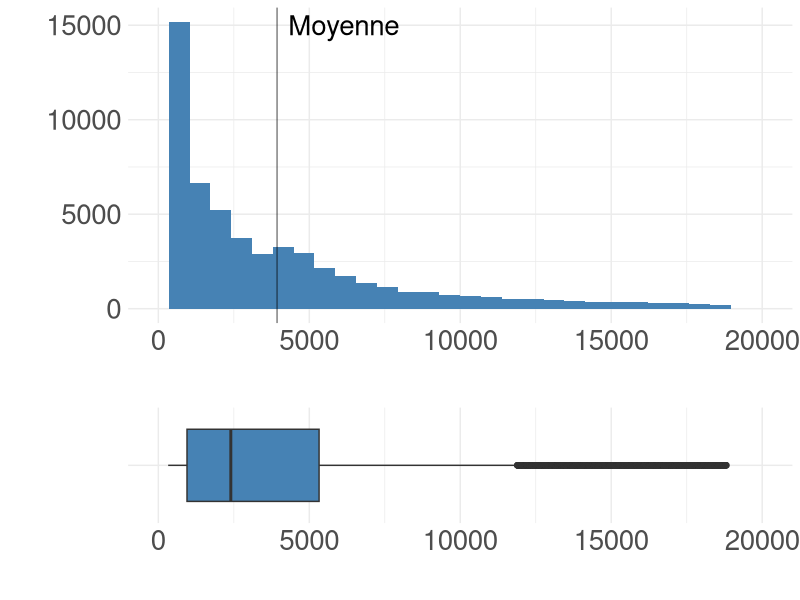
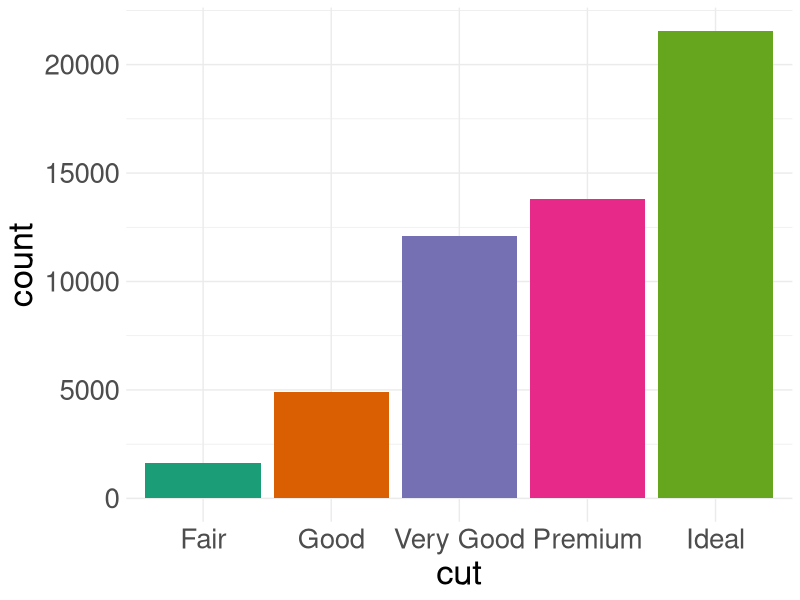
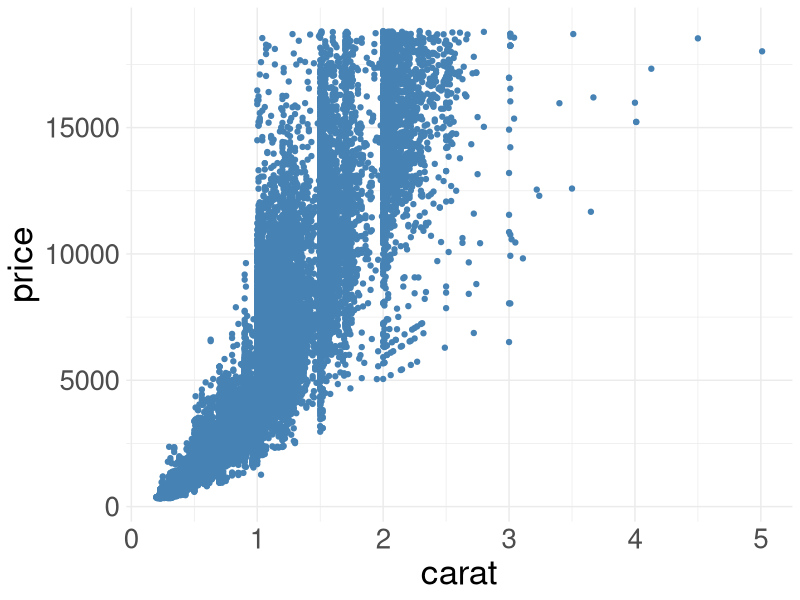
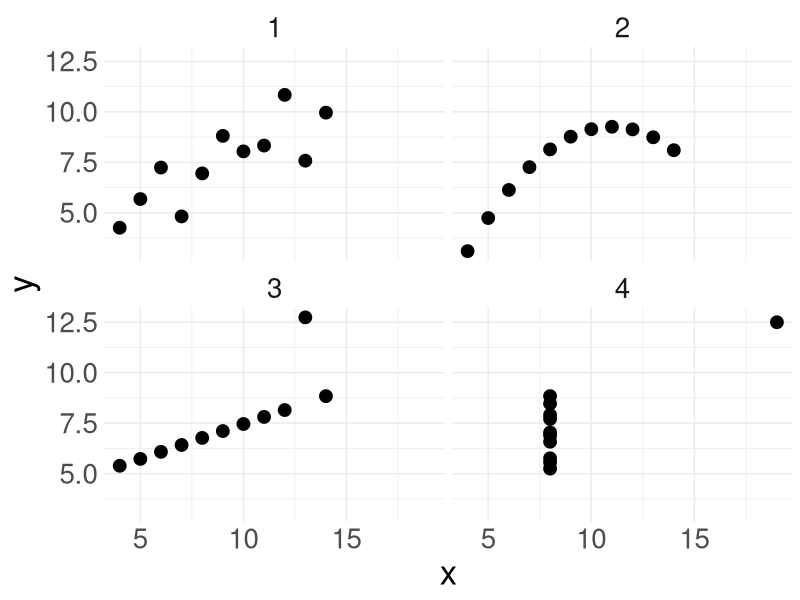
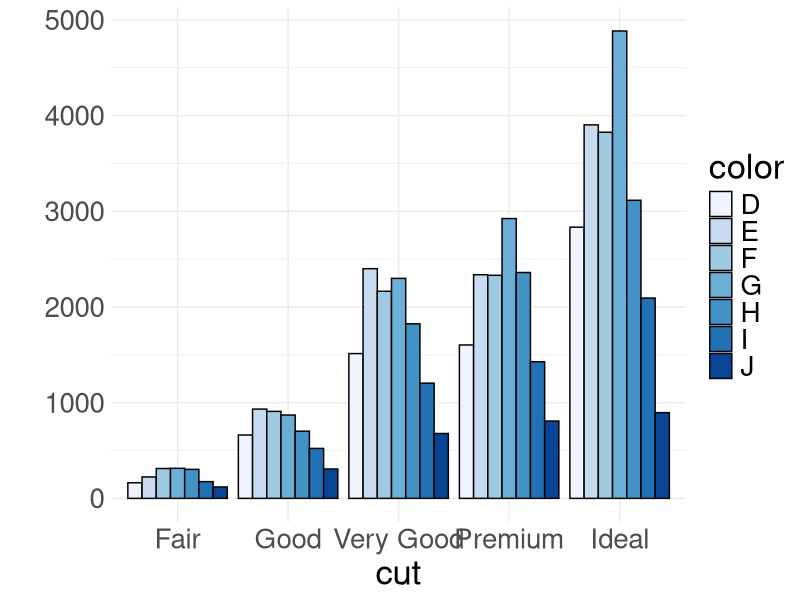
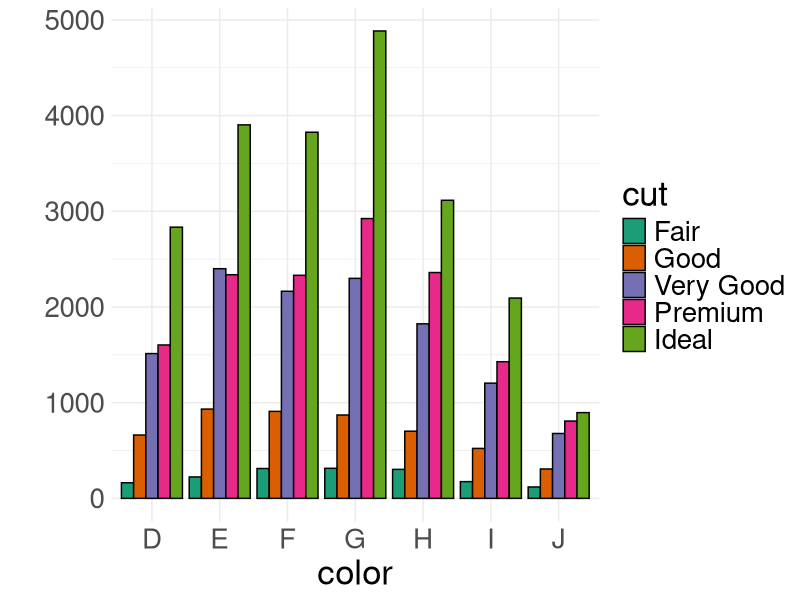
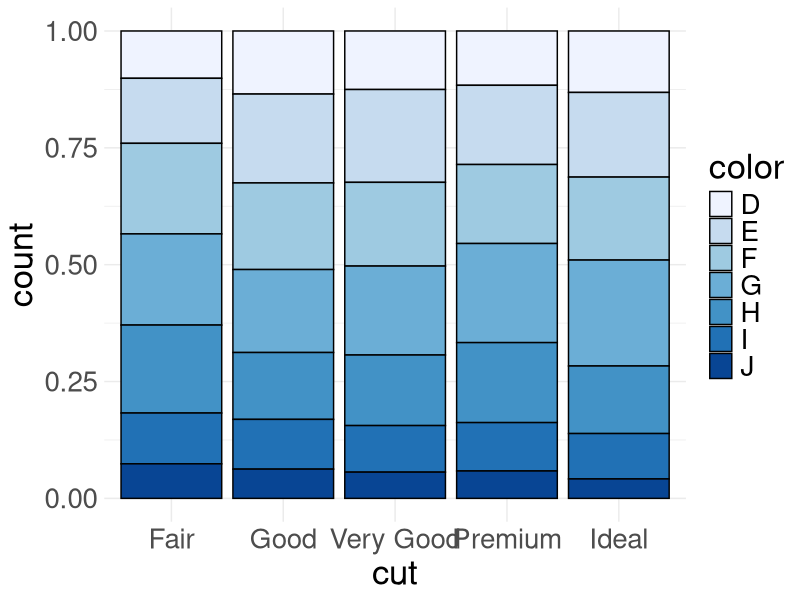
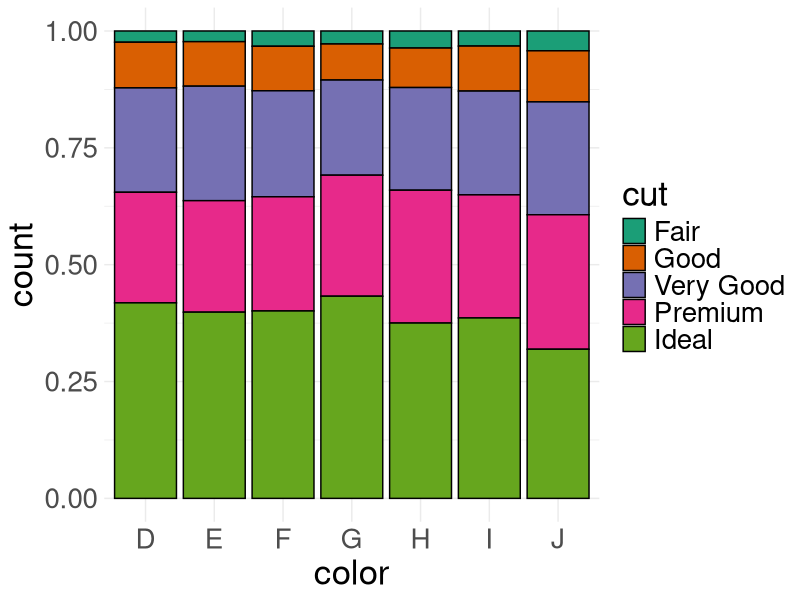

Reproduce these figures in R, in order.
## ---- chunk 1
knitr::opts_chunk$set(echo = FALSE)
library(tidyverse)
library(knitr)
library(kableExtra)
## ---- chunk 2
kable(diamonds %>% slice(sample(1:nrow(diamonds), 10)), format = "latex") %>%
  kable_styling(position = "center", latex_options = c("striped", "scale_down"))
## ---- chunk 3
x = diamonds$price
tib = tibble(
  Statistique = c("Moyenne", "Ecart-Type", "Variance", "Médiane", "Minimum", "Maximum"),
  Valeur = sapply(c(mean, sd, var, median, min, max), function(f) { f(x, na.rm = TRUE) })
)
kable(tib) %>%
  kable_styling(position = "center")
## ---- chunk 4
library(cowplot)
g1 = ggplot(diamonds, aes(price)) + 
  geom_histogram(fill = "steelblue") + 
  geom_vline(xintercept = mean(diamonds$price), alpha = .5) +
  annotate("text", x = mean(diamonds$price), y = 15000, label = "Moyenne", hjust = -.1, size = 7) +
  labs(y = "", x = "") +
  theme_minimal() + xlim(c(0, 20000)) +
  theme(text = element_text(size = 25))
g2 = ggplot(diamonds, aes(price, "")) + 
  geom_boxplot(fill = "steelblue", outlier.alpha = 0.5) + 
  labs(y = "", x = "") +
  theme_minimal() + xlim(c(0, 20000)) +
  theme(text = element_text(size = 25))
plot_grid(g1, g2, 
          ncol = 1, rel_heights = c(2, 1),
          align = 'v', axis = 'lr')  
## ---- chunk 5
tab = table(diamonds$cut, useNA = "ifany")
tib = tibble(
  Modalités = labels(tab)[[1]],
  Effectifs = tab,
  "Effectifs cumulés" = cumsum(tab),
  Fréquences = as.numeric(prop.table(tab)),
  "Fréquences cumulées" = cumsum(prop.table(tab))
)
kbl(tib, digits = 2, format = "latex") %>% column_spec(1:5, width = "5em") %>%
  kable_styling(position = "center", latex_options = "scale_down")
## ---- chunk 6
ggplot(diamonds, aes(cut, fill = cut)) +
  geom_bar(show.legend = FALSE) +
  scale_fill_brewer(palette = "Dark2") +
  theme_minimal() +
  theme(text = element_text(size = 25))
## ---- chunk 7
x = diamonds$price
y = diamonds$carat
tib = tibble(
  Statistique = c("Covariance", "Corrélation"),
  Valeur = sapply(c(cov, cor), function(f) { f(x, y) })
)
kable(tib, digits = 2) %>%
  kable_styling(position = "center")
## ---- chunk 8
ggplot(diamonds, aes(carat, price)) + 
  geom_point(color = "steelblue") + theme_minimal() +
  theme(text = element_text(size = 25))
## ---- chunk 9
a = lapply(1:4, function (i) { 
  anscombe %>% 
    select(ends_with(as.character(i))) %>% 
    rename_with(function (n) { substr(n, 1, 1)}) %>%
    mutate(id = i)
  })
c = sapply(a, function(df) {
  res = c(m_x = mean(df$x), m_y = mean(df$y),
          s_x = sd(df$x), s_y = sd(df$y),
          cov = cov(df$x, df$y), cor = cor(df$x, df$y))
})
rownames(c) = c("Moyenne(x)", "Moyenne(y)", "Ecart-type(x)", "Ecart-type(y)", "Covariance", "Corrélation")
colnames(c) = 1:4
kable(c, digits = 2) %>%
  kable_styling(position = "center")
## ---- chunk 10
b = Reduce(rbind, a)
ggplot(b, aes(x, y)) +
  geom_point(size = 4) +
  facet_wrap(~ id) +
  theme_minimal() +
  theme(text = element_text(size = 25))
## ---- chunk 11
tab = matrix("", nrow = 6, ncol = 6)
colnames(tab) = c(1, "...", "j", "...", "l", "total")
rownames(tab) = c(1, "...", "i", "...", "k", "total")
tab[3,3] = "n_ij"
tab[3,6] = "n_i."
tab[6,3] = "n_.j"
tab[6,6] = "n_.. = n"
kable(tab) %>%
  kable_styling(position = "center")
## ---- chunk 12
t = t(table(diamonds$cut, diamonds$color))
tib = tibble(as.data.frame.matrix(t) %>% rownames_to_column("color"))
kable(tib) %>%
  kable_styling(position = "center")
## ---- chunk 13
ggplot(diamonds, aes(cut, fill = color)) +
  geom_bar(position = "dodge", color = "black") +
  scale_fill_brewer(palette = "Blues") +
  theme_minimal() +
  labs(y = "") +
  theme(text = element_text(size = 25))
## ---- chunk 14
ggplot(diamonds, aes(color, fill = cut)) +
  geom_bar(position = "dodge", color = "black") +
  scale_fill_brewer(palette = "Dark2") +
  theme_minimal() +
  labs(y = "") +
  theme(text = element_text(size = 25))
## ---- chunk 15
t = t(prop.table(table(diamonds$cut, diamonds$color), margin = 1))
tib = tibble(as.data.frame.matrix(t) %>% rownames_to_column("color"))
kable(tib, digits = 2) %>%
  kable_styling(position = "center")
## ---- chunk 16
ggplot(diamonds, aes(cut, fill = color)) +
  geom_bar(position = "fill", color = "black") +
  scale_fill_brewer(palette = "Blues") +
  theme_minimal() +
  theme(text = element_text(size = 25))
## ---- chunk 17
t = t(prop.table(table(diamonds$cut, diamonds$color), margin = 2))
tib = tibble(as.data.frame.matrix(t) %>% rownames_to_column("color"))
kable(tib, digits = 2) %>%
  kable_styling(position = "center")
## ---- chunk 18
ggplot(diamonds, aes(color, fill = cut)) +
  geom_bar(position = "fill", color = "black") +
  scale_fill_brewer(palette = "Dark2") +
  theme_minimal() +
  theme(text = element_text(size = 25))
## ---- chunk 19
tib = diamonds %>% 
  group_by(cut) %>% 
  summarise(Moyenne = mean(price), "Ecart-type" = sd(price), "Médiane" = median(price))
kable(tib, digits = 2) %>%
  kable_styling(position = "center")
## ---- chunk 20
ggplot(diamonds, aes(cut, price, fill = cut)) +
  geom_boxplot() +
  scale_fill_brewer(palette = "Dark2") +
  theme_minimal() +
  theme(text = element_text(size = 25))
